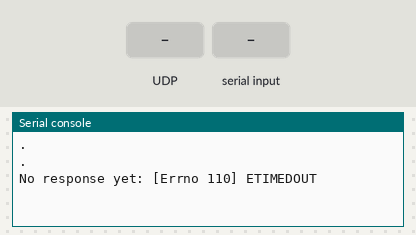
A program run on a simulated Raspberry Pi Pico running MicroPython. Shown: the last lines printed to the serial console. The inputs (shaded band) are chosen by the test bench. WiFi joins after 1.5 s; no MQTT or app messages arrive unless stated.

Above: at 5.0 s.
5.1 s: UDP packet "log" arrives
At 6.8 s:
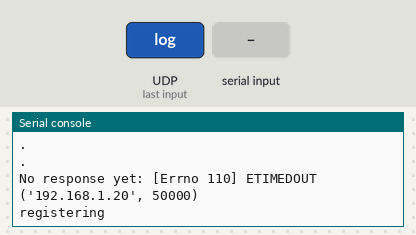
7.6 s: "log\n" received over the second serial link
At 8.0 s:
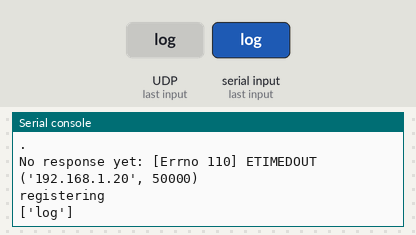
9.1 s: "DONE\n" received over the second serial link
At 10.3 s:
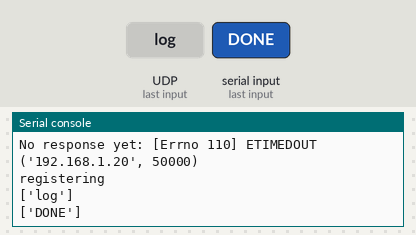
10.6 s: "RDY\n" received over the second serial link
At 11.7 s:
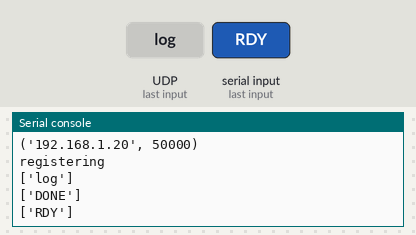
12.1 s: "register\n" received over the second serial link
At 13.0 s:
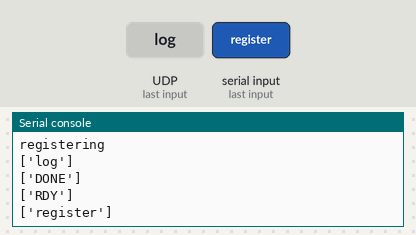
13.6 s: "1\n" received over the second serial link
At 14.3 s:
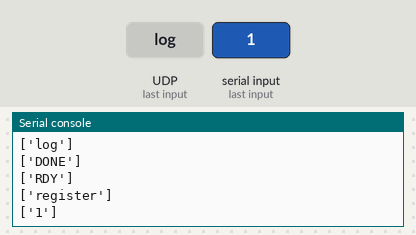

Measured:
- after the input at 5.1 s, the serial console: prints a new line after 0.90 s (image 1)
- after the input at 7.6 s, the serial console: prints a new line after 0.05 s (image 2)
- after the input at 9.1 s, the serial console: prints a new line after 0.05 s (image 3)
- after the input at 10.6 s, the serial console: prints a new line after 0.06 s (image 4)
- after the input at 12.1 s, the serial console: prints a new line after 0.06 s (image 5)
- after the input at 13.6 s, the serial console: prints a new line after 0.07 s (image 6)

The program:

main.py
```python
import network
import time
from umqtt.simple import MQTTClient
from machine import UART, Pin
import socket

CLIENT_NAME = "pico_client"
SSID = ""
PASS = ""
MQTT_PORT = 1883
UDP_PORT = 4444
BROADCAST_PORT = 5555
BROADCAST_IP = "192.168.1.255"
BROADCAST_MESSAGE = "NetworkDiscovery;Ver=1;"
BOUT = 9600

uart = UART(0, baudrate=BOUT, tx=Pin(0), rx=Pin(1))

serverIP = None

wlan = network.WLAN(network.STA_IF)
wlan.active(True)
wlan.connect(SSID, PASS)
while not wlan.isconnected():
    print(".")
    time.sleep(1)

sock = socket.socket(socket.AF_INET, socket.SOCK_DGRAM)
sock.setsockopt(socket.SOL_SOCKET, socket.SO_BROADCAST, 1)
sock.bind(('0.0.0.0', BROADCAST_PORT))
sock.settimeout(2)


while not serverIP:
    sock.sendto(BROADCAST_MESSAGE.encode(), (BROADCAST_IP, UDP_PORT))
    try:
        data, addr = sock.recvfrom(64)
        print(addr)
        serverIP = addr[0]
    except OSError as e:
        print("No response yet:", e)
        time.sleep(2)

def mqtt_callback(topic, msg):
    print(topic+":"+msg)
    uart.write(topic+":"+msg+"\n")

client = MQTTClient(CLIENT_NAME, serverIP, MQTT_PORT)
client.set_callback(mqtt_callback)
client.connect()

buffer = ""
def handleMessage():
    global buffer
    line = uart.read().decode()
    buffer += line
    while "\n" in buffer:
        line, buffer = buffer.split("\n", 1)
        line = line.strip()
        line = line.split(":", 1)
        print(line)
        if len(line) == 2:
            if line[0] != "log":
                client.publish(line[0], line[1], qos=1)
                uart.write("ACK\n")

registering = True
uart.write("cmd:reg\n")
print("registering")
while registering:
    if not uart.any():
        time.sleep(0.1)
        continue
    line = uart.read().decode()
    buffer += line
    while "\n" in buffer:
        line, buffer = buffer.split("\n", 1)
        line = line.strip()
        line = line.split(":", 1)
        print(line)
        if line[0] == "DONE":
            uart.write("ACK\n")
            registering = False
            break
        elif line[0] == "RDY":
            uart.write("cmd:reg\n")
        elif line[0] == "register":
            client.publish(line[0], line[1], qos=1)
            uart.write("ACK\n")
        elif len(line) == 1:
            client.subscribe(line[0])

while True:
    client.check_msg()
    if uart.any():
        handleMessage()
    time.sleep(0.1)
```
